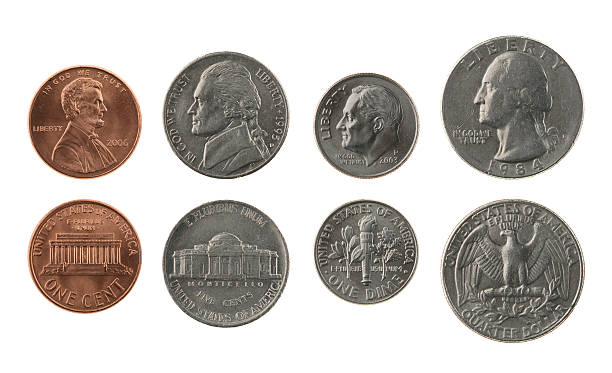
#> input picture Lab/test_images/coins.jpg, 612 x 373 px, found by its file name
$ jupyter execute count_objects.ipynb
#> lines starting #> are read from the running program, lines starting #| are printed output that depends on the picture; after the words box and inside, x2 and y2 are one past the last pixel; in counts of white or black regions, pixels touching at a corner belong together
# Επεξεργασία μονόχρωμης (binary) εικόνας

Παράδειγμα χρήσης βασικών τεχνικών επεξεργασίας μονόχρωμων εικόνων για την επίλυση πραγματικών προβλημάτων της περιοχής της μηχανικής όρασης.

## Εφαρμογή στην καταμέτρηση αντικειμένων σε μια εικόνα

[cell 1]
import cv2
import imutils
import matplotlib.pyplot as plt
import numpy as np
from google.colab.patches import cv2_imshow #this is used for imshow to work on google colab
from google.colab import drive
import sys
import os

[cell 2]
drive.mount('/content/gdrive')
lib_file_location = "/content/gdrive/My Drive/DIP"
sys.path.append(lib_file_location)

[cell 3]
# Read / Show an image
img_file = '/content/gdrive/MyDrive/DIP/coins.jpg'
image = cv2.imread(img_file) # this image is in BGR format
#> image is the input picture: shape (373, 612, 3); mean B, G, R 186.9, 191.6, 196.8

[cell 4]
image_blur = cv2.medianBlur(image,25) # προεπεξεργασία με ένα μικρό low-pass φίλτρο
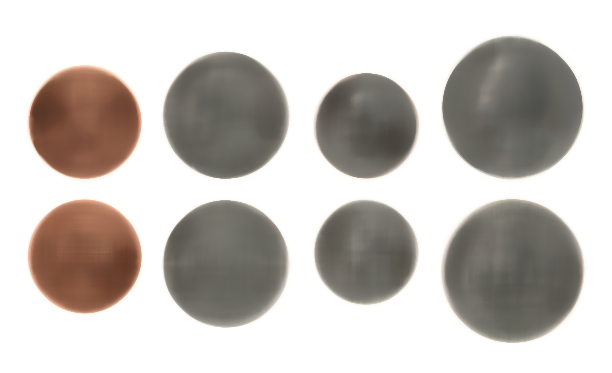
#> image_blur: shape (373, 612, 3); mean B, G, R 188.7, 193.3, 198.4
image_blur_gray = cv2.cvtColor(image_blur, cv2.COLOR_BGR2GRAY) # μετατροπή σε gray-scale
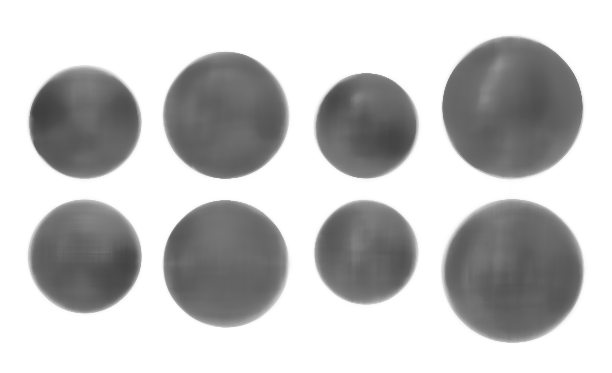
#> image_blur_gray: shape (373, 612); min 63, max 255, mean 194.3
image_res ,image_thresh = cv2.threshold(image_blur_gray,240,255,cv2.THRESH_BINARY_INV) #εφαρμογή κατωφλίωσης για μετατροπή σε μονόχρωμη
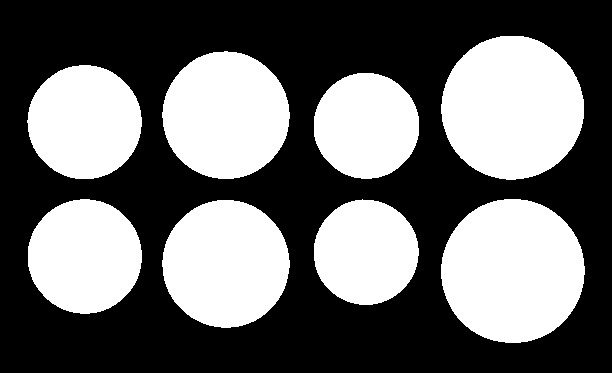
#> image_thresh: shape (373, 612); 41.9% white; 8 white regions, largest, box (x1, y1, x2, y2) and area: (441, 199, 585, 343) 16279, (441, 36, 584, 180) 16104, (162, 200, 290, 328) 12739

[cell 5]
kernel = np.ones((3,3),np.uint8)

# OPENING Morphological operation
opening = cv2.morphologyEx(image_thresh,cv2.MORPH_OPEN,kernel)

# υπολογισμός αποστάσεων κάθε pixel αντικειμένου από το background
dist_transform = cv2.distanceTransform(opening,cv2.DIST_L2,5)
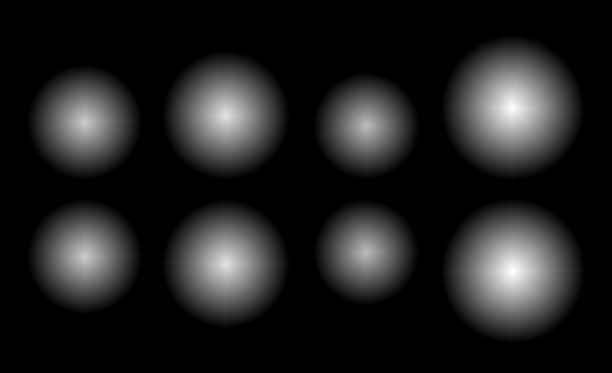
#> dist_transform: shape (373, 612) float32; min 0, max 70.3, mean 8.9; drawn with min black and max white

# επιλογή συγκεκριμένων pixel με αποστάσεις Κ*max_distance (K-> παράμετρος που επιλέγεται)
ret, last_image =  cv2.threshold(dist_transform, 0.1*dist_transform.max(),255,0)
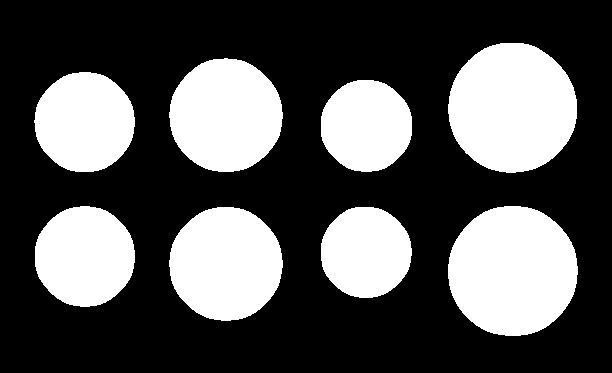
#> last_image: shape (373, 612) float32; 33.2% white; 8 white regions, largest, box (x1, y1, x2, y2) and area: (448, 206, 578, 336) 13315, (448, 43, 577, 173) 13155, (169, 207, 283, 321) 10131
#> ret = 7.03

# η τελική εικόνα που προκύπτει
last_image = np.uint8(last_image)
#> last_image: shape (373, 612); 33.2% white; 8 white regions

# Εύρεση περιγραμμάτων στην εικόνα
cnts,_ = cv2.findContours(last_image.copy(), cv2.RETR_TREE,cv2.CHAIN_APPROX_SIMPLE)
#> cnts = 8 contours; box (x1, y1, x2, y2) and area: (448, 206, 578, 336) 13132, (448, 43, 577, 173) 12972, (169, 207, 283, 321) 9972, (169, 58, 283, 172) 9948, (35, 206, 135, 307) 7790, (34, 72, 135, 172) 7756, (321, 80, 412, 172) 6514, (321, 207, 412, 298) 6410

contours_poly = [None]*len(cnts)
#> contours_poly = 8 items
boundRect = [None]*len(cnts)
#> boundRect = 8 items
centers = [None]*len(cnts)
#> centers = 8 items
radius = [None]*len(cnts)
#> radius = 8 items

[cell 6]
# Μια συνάρτηση για την ευκολότερη απεικόνιση των αντικειμένων

import random as rng

def display(img,count,cmap="gray"):
    f_image = cv2.imread(img_file) # this image is in BGR format
    f, axs = plt.subplots(1,2,figsize=(12,5))
    axs[0].imshow(f_image,cmap="gray")
    axs[1].imshow(img,cmap="gray")
    axs[1].set_title("Συνολικός Αριθμός αντικειμένων = {}".format(count))

[cell 7]
for (i, c) in enumerate(cnts):
    # Approximate contours to polygons + get bounding rects and circles
    contours_poly[i] = cv2.approxPolyDP(c, 3, True)

    # δημιουργία bounding box γύρω από την πολυγωνική περιοχή που υπολογίστηκε
    boundRect[i] = cv2.boundingRect(contours_poly[i])

    # δημιουργία bounding κύκλου γύρω από την πολυγωνική περιοχή που υπολογίστηκε
    centers[i], radius[i] = cv2.minEnclosingCircle(contours_poly[i])
#> this loop made 8 passes
#> after the loop, boundRect = [(321, 207, 90, 91), (169, 207, 114, 114), (448, 206, 130, 130), (35, 206, 100, 101), (321, 81, 91, 90), (34, 72, 101, 100), (169, 59, 114, 111), (449, 43, 128, 129)]; centers = [(365.4, 251.6), (225.2, 263.4), (512.2, 270.5), (84.42, 256), (365.8, 125.4), (84.2, 121.6), (225.4, 114.7), (511.8, 107.1)]; contours_poly = 8 contours; box (x1, y1, x2, y2) and area: (448, 206, 578, 336) 12930, (449, 43, 577, 172) 12784, (169, 207, 283, 321) 9836, (169, 59, 283, 170) 9751, (34, 72, 135, 172) 7667, (35, 206, 135, 307) 7646, (321, 81, 412, 171) 6307, (321, 207, 411, 298) 6213; radius = [45.9, 57.09, 65.41, 50.43, 46.22, 50.29, 57.07, 65.17]

drawing = np.zeros((image.shape[0], image.shape[1], 3), dtype=np.uint8)

# Draw polygonal contour + bonding rects + circles
for i in range(len(cnts)):
  color = (rng.randint(0,256), rng.randint(0,256), rng.randint(0,256))

  #σχεδιασμός των contours
  cv2.drawContours(drawing, contours_poly, i, color)
  cv2.drawContours(image, contours_poly, i, color)

  #σχεδιασμός bounding boxes
  cv2.rectangle(drawing, (int(boundRect[i][0]), int(boundRect[i][1])),(int(boundRect[i][0]+boundRect[i][2]), int(boundRect[i][1]+boundRect[i][3])), color, 2)
  cv2.rectangle(image, (int(boundRect[i][0]), int(boundRect[i][1])),(int(boundRect[i][0]+boundRect[i][2]), int(boundRect[i][1]+boundRect[i][3])), color, 2)

  #σχεδιασμός των bounding circles
  cv2.circle(drawing, (int(centers[i][0]), int(centers[i][1])), int(radius[i]), color, 2)
  cv2.circle(image, (int(centers[i][0]), int(centers[i][1])), int(radius[i]), color, 2)
#> this loop made 8 passes
#> color on passes 1 to 8: (197, 215, 20), (132, 248, 207), (155, 244, 183), (111, 71, 144), (71, 48, 128), (75, 158, 50), (37, 169, 241), (51, 181, 222)
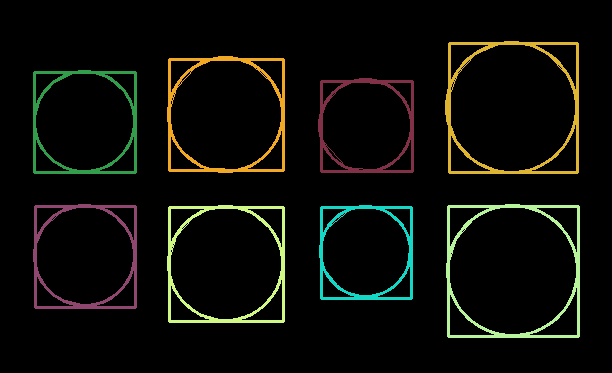
#> drawing: shape (373, 612, 3); mean B, G, R 7.6, 12.8, 11.7
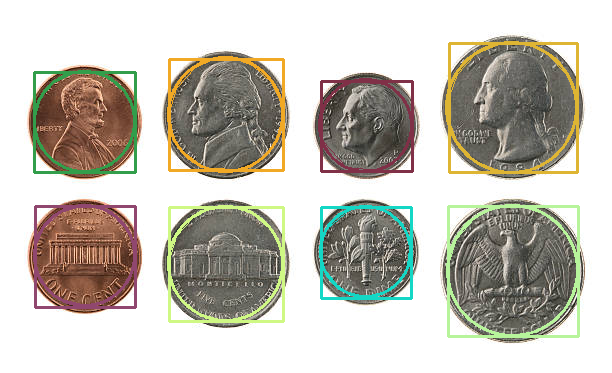
#> image: shape (373, 612, 3); 7.46% of pixels changed, all inside (x1, y1, x2, y2) = (33, 41, 580, 338)

[cell 8]
# Εμφάνιση αρχικής εικόνας και αποτελεσμάτων

res = np.hstack((image, drawing))
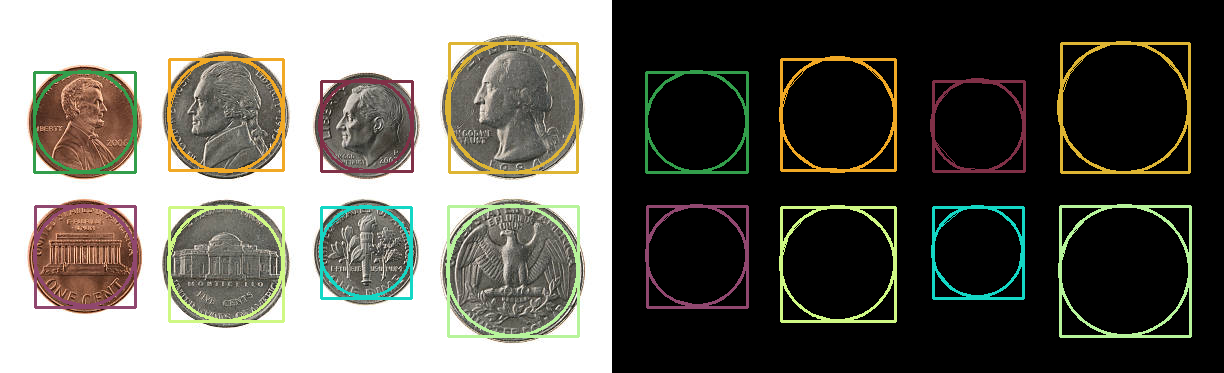
#> res: shape (373, 1224, 3); mean B, G, R 95.9, 103.2, 104.4
cv2_imshow(res)
